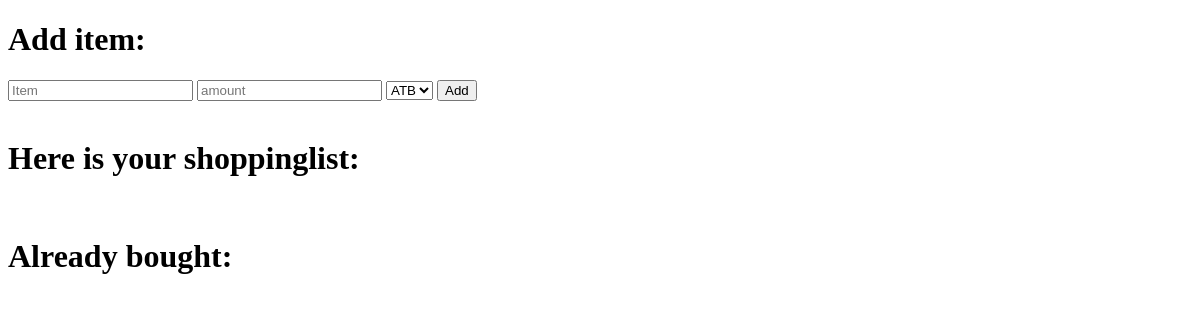
Page /shopping_list/ (signed in) on the earlier database version.
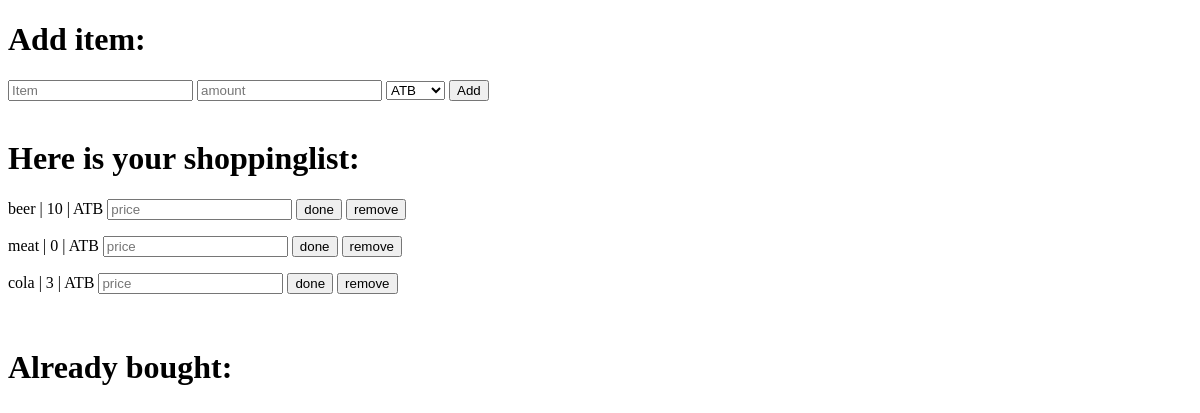
Same page on the later database version.
### slist/models.py (models this page shows)
class ShoppingList(models.Model):
    list_id = models.UUIDField()        #default=uuid.uuid4
    item_id = models.ForeignKey('Item', on_delete=models.CASCADE)
    quantity = models.IntegerField()
    price = models.DecimalField(decimal_places=2, max_digits=10, null=True)
    status = models.CharField(default="available", max_length=20)
    buy_day = models.DateField(null=True)

class Item(models.Model):
    name = models.CharField(max_length=50)
    shop_id = models.ForeignKey(MallList, on_delete=models.CASCADE)

class MallList(models.Model):
    name = models.CharField(max_length=50)
    list_id = models.UUIDField()

### slist/views.py (the view, shortened to what this page needs)
# urls.py: path('/', views.index, name='index'),
def index(request):
    if request.user.is_authenticated:
        user_id = request.user.id
        user_list = UserList.objects.filter(user_id=user_id).first()
        result = list(ShoppingList.objects.filter(list_id=user_list.list_id).all())     #возвращает квери-сет объект поэтому нужно или в список или дикт обернуть, чтоб рендерить
    else:
        return redirect('/user/login')
    return render(request, 'item_form.html', {'shopping_list_data': result,
                                              'shops': MallList.objects.all().filter(list_id=user_list.list_id)})  #ключи (н-р) 'shopping_list_data' -- єто название {переменной} в темплейте

### templates/item_form.html (shortened to what this page needs)
<!DOCTYPE html>
<html lang="en" xmlns="http://www.w3.org/1999/html">
<head>
</head>
<body>
<h1> Add item: </h1>
<form action="/shopping_list/" method = 'post'>
    <input type="text" name="item" placeholder="Item">
    <input type="text" name="amount" placeholder="amount">
    <select name="shop">
        {% for shop in shops %}
            <option value="{{ shop.id }}">{{ shop.name }}</option>
        {% endfor %}
    </select>
    <button type="submit" value="Add" name="Add"> Add </button>
    <br>
</form>
    <br>
    <h1> Here is your shoppinglist: </h1>
     {% for item in shopping_list_data %}
        {% if item.status == 'available' %}
 <form action="/shopping_list/{{ item.item_id.id }}/buy" method = 'post'>
            <p> {{item.item_id.name}} | {{item.quantity}} | {{item.item_id.shop_id.name}}
                    <input type="text" name="price" placeholder="price">
                    <button type="submit" value="done" name="done"> done </button>
                    <button type="submit" value="remove" name="remove"> remove </button>
    </p>
 </form>
{% endif %}
{% endfor %}
    <br>
    <h1> Already bought: </h1>
</body>
</html>

Differences in the rows shown:
now on this page (row edited): ShoppingList: item_id.name "beer", quantity "10", item_id.shop_id.name "ATB"
added ShoppingList: item_id.name "meat", quantity "0", item_id.shop_id.name "ATB"
added ShoppingList: item_id.name "cola", quantity "3", item_id.shop_id.name "ATB"
